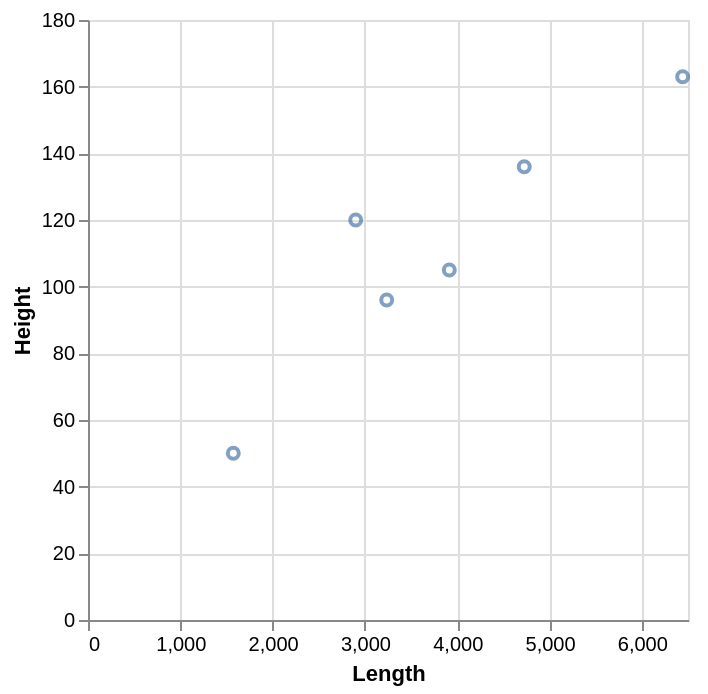

Write the Vega-Lite specification saved for this chart.
### Vega-Lite specification from a JSON file in a GitHub repository (floating-point values rounded to 4 significant figures)
{"data": {"values": [{"x_data": 3236, "y_data": 96}, {"x_data": 3914, "y_data": 105}, {"x_data": 4726, "y_data": 136}, {"x_data": 2900, "y_data": 120}, {"x_data": 1574, "y_data": 50}, {"x_data": 6442, "y_data": 163}]}, "mark": "point", "encoding": {"x": {"field": "x_data", "type": "quantitative", "title": "Length"}, "y": {"field": "y_data", "type": "quantitative", "title": "Height"}}}
